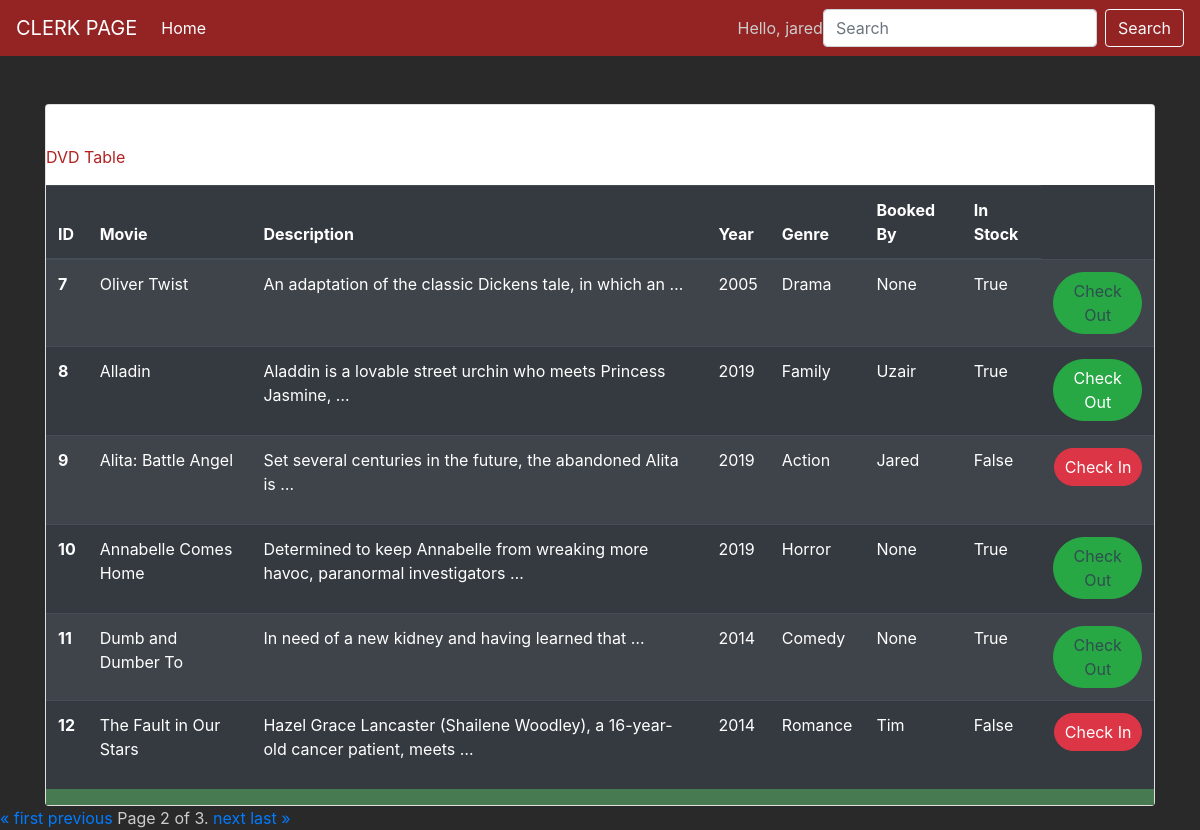
The page /clerk/?page=2 (signed in) on the database its author committed.
### webapp/models.py (models this page shows)
class DVD(models.Model):
    Title= models.CharField(max_length=50)
    year = models.CharField(max_length=255)
    genre = models.CharField(max_length=255)
    InStock= models.BooleanField(default=True)
    Synopsis= models.TextField()
    BookingPickup = models.CharField(max_length=255)
    NumOfTimesRented= models.IntegerField(default=0)
    ImageDVD= models.ImageField(upload_to='pics')
    PriceDVD = models.IntegerField(default=0)
    NumDaysBooked = models.IntegerField(default=0)

### webapp/views.py (the view)
# urls.py: path('clerk/', views.clerk, name='clerk'),
@login_required
def clerk(request):
    dvds = DVD.objects.all() #imports dvds from database
    trans = Transaction.objects.all() #imports dvds from database
    users = User.objects.all() #imports dvds from database
    customer = Customer.objects.all() #imports dvds from database
    query = request.GET.get("query")
    if query:
        dvds = DVD.objects.filter(Q(Title__icontains=query)) #Search Function according to name
    paginator = Paginator(dvds, 6) # Show 3 dvds per page
    page = request.GET.get('page')
    dvds = paginator.get_page(page)
    form=DocumentForm()
    context_dict = { 'dvds':dvds ,'form': form, 'trans':trans, 'users':users, 'customer':customer}
    return render(request, 'clerk.html',context_dict)

### webapp/form.py
class DocumentForm(forms.ModelForm):
    class Meta:
        model = DVD
        fields = ('Title','year','genre','InStock','Synopsis','BookingPickup' ,'NumOfTimesRented','ImageDVD')

### templates/clerk.html (shortened to what this page needs)
{%load static %}
<!DOCTYPE html>
<html lang="en">
<head>
    <link rel="stylesheet" href="https://stackpath.bootstrapcdn.com/bootstrap/4.3.1/css/bootstrap.min.css">
    <link rel="stylesheet" type="text/css" href="{% static 'clerkstye.css'%}">
</head>
<body>
    <nav class="navbar navbar-expand-lg navbar-light sticky" style="background-color: rgba(178, 34, 34, 0.781);">
        <a class="navbar-brand" href="#" style="color: white" >CLERK PAGE</a>
        <div class="collapse navbar-collapse" id="navbarSupportedContent">
          <ul class="navbar-nav mr-auto">
            <li class="nav-item active">
              <a class="nav-link" href="/" style="color: white">Home <span class="sr-only">(current)</span></a>
            </li>
          </ul>
          <form method="GET" action="" class="form-inline my-2 my-lg-0">
              <a> Hello, {{user.first_name}}</a><br>
            <input class="form-control mr-sm-2" name ='query' type="search" placeholder="Search" aria-label="Search">
            <button class="btn btn-outline-light my-2 my-sm-0" type="submit">Search</button>
          </form>
        </div>
      </nav>
<a></a><br>
    <div class="container">
        <div class="card" style="table-layout: fixed;">
          <div class="card-body"></div>
                <p class="" style="font: bold; color:firebrick">DVD Table</p>
                  <div class="table-body">
                          <table class="table table-striped table-dark">
                                  <thead>
                                    <tr>
                                      <th scope="col">ID</th>
                                      <th scope="col">Movie</th>
                                      <th scope="col">Description</th>
                                      <th scope="col">Year</th>
                                      <th scope="col">Genre</th>
                                      <th scope="col">Booked By</th>
                                      <th scope="col">In Stock</th>
                                    </tr>
                                  </thead>
                                  <tbody>
                                  {% for dvd in dvds %}
                                    <tr>
                                      <th scope="row">{{dvd.id}}</th>
                                      <td>{{dvd.Title}}</td>
                                      <td>{{dvd.Synopsis|safe|truncatewords:"10"|linebreaks}}</td>
                                      <td>{{dvd.year}}</td>
                                      <td>{{dvd.genre}}</td>
                                      <td>{{dvd.BookingPickup}}</td>
                                      <td>{{dvd.InStock}}</td>
                                      <td>
                                          {%if dvd.InStock %}
                                                {%if not dvd.BookingPickup == 'None' %}
                                                    <button type="button" class="btn btn-success badge-pill" data-toggle="modal" data-target="#checkout{{dvd.id}}" style="float: right">Check Out</button>
                                                {%else%}
                                                    <button type="button" class="btn btn-success badge-pill" style="pointer-events: none; color:darkslategray" data-toggle="modal" data-target="#checkout{{dvd.id}}" style="float: right">Check Out</button>
                                                {%endif%}
                                          {%else %}
                                            <form method="post" action="checkin">
                                              <button type="submit" class="btn btn-danger badge-pill" style="float: right">Check In</button>
                                            </form>
                                          {%endif%}
                                      </td>
                                    </tr>
                                  {%endfor%}
                                  </tbody>
                                </table>
                  </div>
          </div>
        </div>
    <div class="pagination">
        <span class="step-links">
            {% if dvds.has_previous %}
                <a href="?page=1">&laquo; first</a>
                <a href="?page={{ dvds.previous_page_number }}">previous</a>
            {% endif %}
            <span class="current">
                Page {{ dvds.number }} of {{ dvds.paginator.num_pages }}.
            </span>
            {% if dvds.has_next %}
                <a href="?page={{ dvds.next_page_number }}">next</a>
                <a href="?page={{ dvds.paginator.num_pages }}">last &raquo;</a>
            {% endif %}
        </span>
    </div>
</body>
</html>

### static/clerkstye.css (style rules this page uses)
body { padding-top: 80px; background-color: rgb(41, 41, 41); color: #CCC; }
.navbar { z-index: 9999; }
.navbar-brand { color:forestgreen; }
.sticky { position: fixed; top:0; width:100%; }
.table-body { background-color: #487A51; }

### rows shown on the page
DVD: id "7", Title "Oliver Twist", Synopsis "An adaptation of the classic Dickens tale, in which an …", year "2005", genre "Drama", BookingPickup "None", InStock "True"
DVD: id "8", Title "Alladin", Synopsis "Aladdin is a lovable street urchin who meets Princess Jasmine, …", year "2019", genre "Family", BookingPickup "Uzair", InStock "True"
DVD: id "9", Title "Alita: Battle Angel", Synopsis "Set several centuries in the future, the abandoned Alita is …", year "2019", genre "Action", BookingPickup "Jared", InStock "False"
DVD: id "10", Title "Annabelle Comes Home", Synopsis "Determined to keep Annabelle from wreaking more havoc, paranormal investigators …", year "2019", genre "Horror", BookingPickup "None", InStock "True"
DVD: id "11", Title "Dumb and Dumber To", Synopsis "In need of a new kidney and having learned that …", year "2014", genre "Comedy", BookingPickup "None", InStock "True"
DVD: id "12", Title "The Fault in Our Stars", Synopsis "Hazel Grace Lancaster (Shailene Woodley), a 16-year-old cancer patient, meets …", year "2014", genre "Romance", BookingPickup "Tim", InStock "False"

### other values the page prints
{{ user.first_name }} "jared"
{{ dvds.number }} "2"
{{ dvds.paginator.num_pages }} "3"
